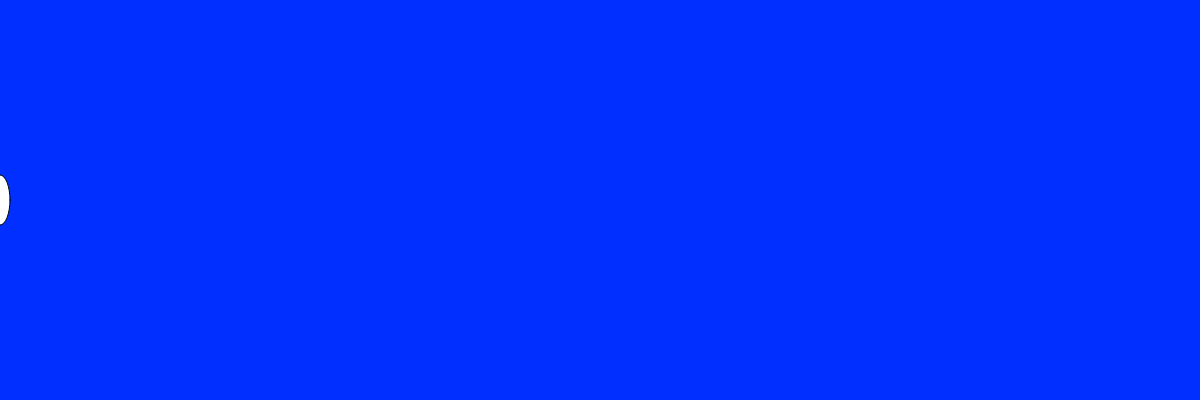
Frame 1 (no input)
Frame 60 (no input): identical to frame 1, image omitted
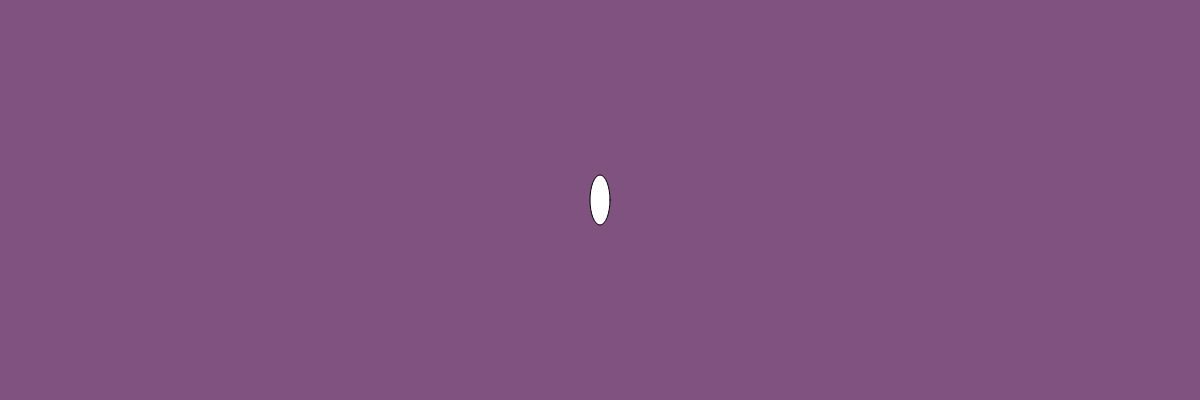
Frame 120 (the mouse pressed at the canvas centre since frame 60)

The p5.js sketch that drew these frames (run headless with seeded random() and noise() and a simulated clock; from frame 60 on, the mouse is pressed at the canvas centre):

// p5.js sketch
// ── sketch.js

var r = 0;
var g = 50;
var b=255;

// INITIALIZE ALL YOUR VARIABLES
// Ideally you would create 3 variables. red blue green or r, g, b


function setup(){

  createCanvas(1200,400);
}


function draw(){

  // change the value of Red based on the mouse movement about the X axis
  // change the value of Green based on the mouse movement about the X axis
  // change the value of Blue based on the mouse movement about the X axis

  // Use the map() function to do so. 
  r = map(mouseX,0,1200,0,255);
  g = map(mouseX,50,900,50,100);
  b = map(mouseX,0,1200,255,0);
  // Pass the values to the background() function you have learnt previously.
background(r,g,b);
  // Create an ellipse that will move around with you mouse about the X axis.

  // Remember to fill the canvas with white paint before creating the ellipse.
  ellipse(mouseX,200,20,50);
}
